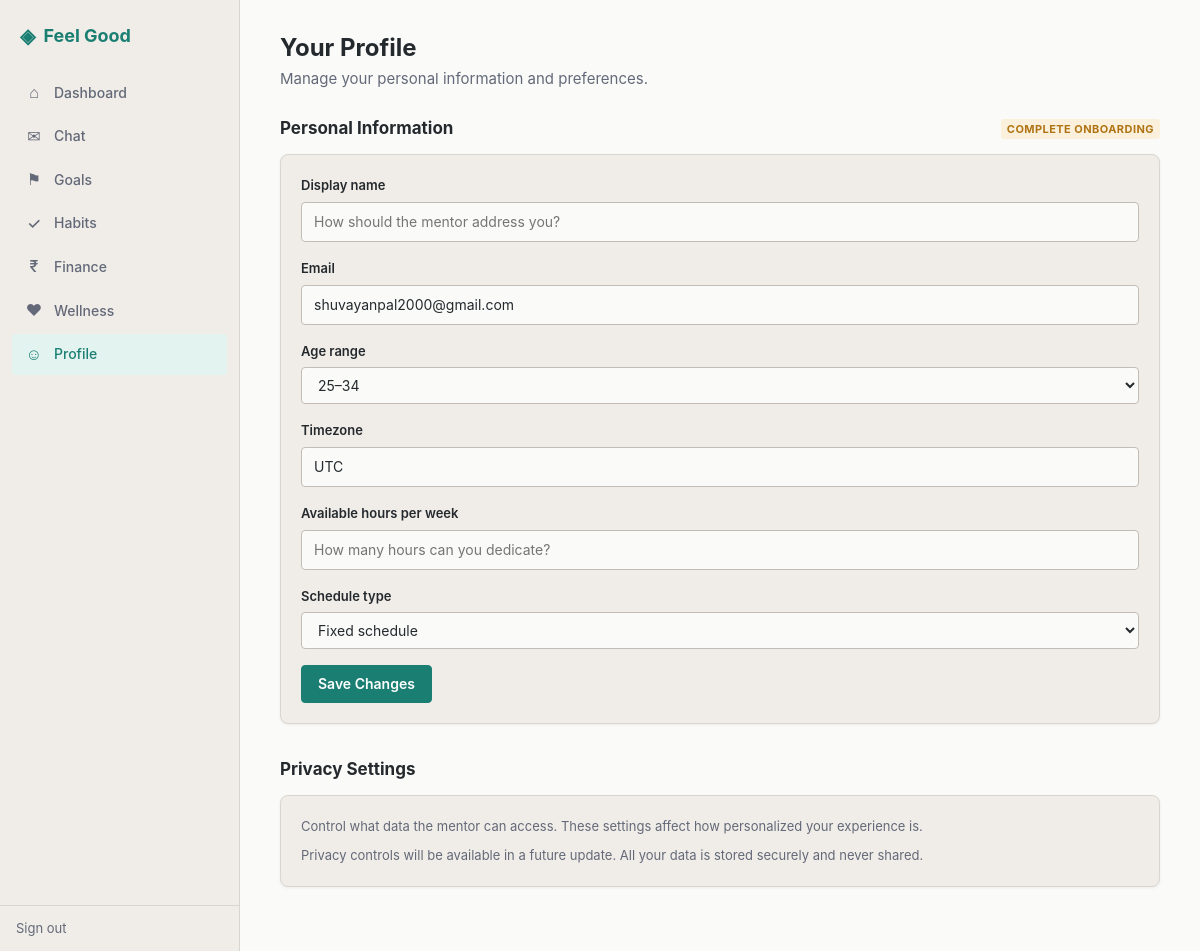
The app's page /profile/ (signed in) with its own data.
### core/models.py (models this page shows, shortened)
class User(AbstractBaseUser, PermissionsMixin):
    email = models.EmailField(unique=True)
    is_active = models.BooleanField(default=True)
    is_staff = models.BooleanField(default=False)
    date_joined = models.DateTimeField(auto_now_add=True)
    objects = UserManager()
    USERNAME_FIELD = 'email'
    REQUIRED_FIELDS = []
    class Meta:
        db_table = 'users'

class UserProfile(models.Model):
    user = models.OneToOneField(User, on_delete=models.CASCADE, related_name='profile')
    display_name = models.CharField(max_length=100, blank=True)
    age_range = models.CharField(max_length=20, blank=True)
    timezone = models.CharField(max_length=50, default='UTC')
    schedule_type = models.CharField(max_length=20, blank=True)
    available_hours_per_week = models.DecimalField(
        max_digits=4, decimal_places=1, null=True, blank=True
    )
    onboarding_completed = models.BooleanField(default=False)
    profile_data = models.JSONField(default=dict, blank=True)
    privacy_settings = models.JSONField(default=dict, blank=True)
    created_at = models.DateTimeField(auto_now_add=True)
    updated_at = models.DateTimeField(auto_now=True)
    class Meta:
        db_table = 'user_profiles'

### core/views.py (the view, shortened to what this page needs)
# urls.py: path('profile/', profile_view, name='profile'),
@login_required
def profile_view(request):
    profile, _ = UserProfile.objects.get_or_create(user=request.user)
    saved = False
    return render(request, 'core/profile.html', {'profile': profile, 'saved': saved})

### templates/core/profile.html (shortened to what this page needs)
{% extends 'base.html' %}
{% block content %}
<div class="page-header">
  <h1>Your Profile</h1>
  <p class="subtitle">Manage your personal information and preferences.</p>
</div>
<div class="section">
  <div class="section-title">
    Personal Information
    {% if profile and profile.onboarding_completed %}
      <span class="badge badge-success">Onboarding complete</span>
    {% else %}
      <span class="badge badge-secondary">
        <a href="{% url 'onboarding' %}" style="color:inherit;text-decoration:none;">Complete onboarding</a>
      </span>
    {% endif %}
  </div>
  <div class="card">
    <form method="post" action="{% url 'profile' %}">
      <div class="grid-2 gap-2">
        <div class="form-group">
          <label for="id_display_name">Display name</label>
          <input type="text" id="id_display_name" name="display_name" class="form-control"
                 value="{{ profile.display_name|default:'' }}"
                 placeholder="How should the mentor address you?">
        </div>
        <div class="form-group">
          <label for="id_email">Email</label>
          <input type="email" id="id_email" class="form-control"
                 value="{{ user.email }}" disabled>
        </div>
        <div class="form-group">
          <label for="id_age_range">Age range</label>
          <select id="id_age_range" name="age_range" class="form-control">
            <option value="25-34" {% if profile.age_range == '25-34' %}selected{% endif %}>25–34</option>
          </select>
        </div>
        <div class="form-group">
          <label for="id_timezone">Timezone</label>
          <input type="text" id="id_timezone" name="timezone" class="form-control"
                 value="{{ profile.timezone|default:'UTC' }}"
                 placeholder="e.g. Asia/Kolkata">
        </div>
        <div class="form-group">
          <label for="id_available_hours">Available hours per week</label>
          <input type="number" id="id_available_hours" name="available_hours_per_week"
                 class="form-control" step="0.5" min="0" max="168"
                 value="{{ profile.available_hours_per_week|default:'' }}"
                 placeholder="How many hours can you dedicate?">
        </div>
        <div class="form-group">
          <label for="id_schedule_type">Schedule type</label>
          <select id="id_schedule_type" name="schedule_type" class="form-control">
            <option value="fixed" {% if profile.schedule_type == 'fixed' %}selected{% endif %}>Fixed schedule</option>
          </select>
        </div>
      </div>
      <div class="mt-2">
        <button type="submit" class="btn btn-primary">Save Changes</button>
      </div>
    </form>
  </div>
</div>
<div class="section">
  <div class="section-title">Privacy Settings</div>
  <div class="card">
    <p class="text-sm text-muted mb-1">
      Control what data the mentor can access. These settings affect how personalized your experience is.
    </p>
    <p class="text-sm text-muted">
      Privacy controls will be available in a future update. All your data is stored securely and never shared.
    </p>
  </div>
</div>
{% endblock %}

### static/css/main.css (style rules this page uses)
:root { --bg: #FAFAF8; --bg-raised: #F0EDE8; --bg-code: #E9E6E0; --text: #24292E; --text-muted: #636978; --text-dim: #8D919C; --accent: #1A7F72; --accent-hover: #15695E; --accent-soft: #E2F3F0; --secondary: #B07414; --secondary-soft: #FAF0DC; --tertiary: #7B5EA7; --tertiary-soft: #F0EAF8; --danger: #C44536; --danger-soft: #FCE8E5; --success: #2D8A4E; --success-soft: #E6F5EC; --border: #DAD6CF; --border-strong: #C2BCB4; --shadow: rgba(0, 0, 0, 0.06); --radius: 8px; --radius-sm: 4px; --sidebar-w: 240px; --font: -apple-system, BlinkMacSystemFont, 'Segoe UI', Roboto, 'Helvetica Neue', Arial, sans-serif; --font-mono: 'SFMono-Regular', Consolas, 'Liberation Mono', Menlo, monospace; color-scheme: light; }
*, *::before, *::after { box-sizing: border-box; }
body, h1, h2, h3, h4, h5, h6, p, ul, ol, figure { margin: 0; }
button, input, select, textarea { font: inherit; color: inherit; }
a { color: var(--accent); text-decoration: none; }
body { font-family: var(--font); font-size: 0.9375rem; line-height: 1.6; color: var(--text); background: var(--bg); min-height: 100vh; }
.page-header { margin-bottom: 1.5rem; }
.page-header h1 { font-size: 1.5rem; font-weight: 700; line-height: 1.3; }
.page-header .subtitle { color: var(--text-muted); margin-top: 0.25rem; font-size: 0.9375rem; }
.card { background: var(--bg-raised); border: 1px solid var(--border); border-radius: var(--radius); padding: 1.25rem; box-shadow: 0 1px 3px var(--shadow); }
.btn { display: inline-flex; align-items: center; gap: 0.4rem; padding: 0.5rem 1rem; border-radius: var(--radius-sm); font-size: 0.875rem; font-weight: 600; cursor: pointer; border: 1px solid transparent; transition: background 0.15s, border-color 0.15s; text-decoration: none; line-height: 1.4; }
.btn-primary { background: var(--accent); color: #fff; border-color: var(--accent); }
.badge { display: inline-block; padding: 0.15em 0.55em; border-radius: 3px; font-size: 0.6875rem; font-weight: 700; text-transform: uppercase; letter-spacing: 0.04em; line-height: 1.5; }
.badge-secondary { background: var(--secondary-soft); color: var(--secondary); }
.form-group { margin-bottom: 1rem; }
.form-group label { display: block; font-size: 0.8125rem; font-weight: 600; margin-bottom: 0.35rem; color: var(--text); }
.form-control { width: 100%; padding: 0.5rem 0.75rem; border: 1px solid var(--border-strong); border-radius: var(--radius-sm); background: var(--bg); font-size: 0.875rem; transition: border-color 0.15s; }
select.form-control { appearance: auto; }
.section { margin-bottom: 2rem; }
.section-title { font-size: 1.0625rem; font-weight: 700; margin-bottom: 0.75rem; display: flex; align-items: center; justify-content: space-between; }
.text-muted { color: var(--text-muted); }
.text-sm { font-size: 0.8125rem; }
.mb-1 { margin-bottom: 0.5rem; }
.mt-2 { margin-top: 1rem; }
.gap-2 { gap: 1rem; }
.grid-2 { grid-template-columns: repeat(2, 1fr); }

### records on screen
User: email "shuvayanpal2000@gmail.com"
UserProfile: age_range "25–34", timezone "UTC", schedule_type "Fixed schedule"
